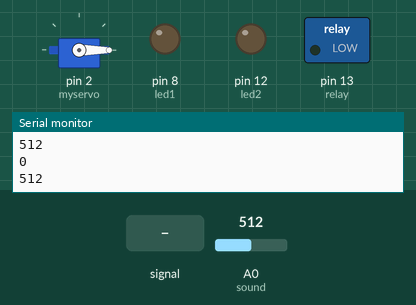
Recording of a sketch running on a simulated Arduino Uno, built with avr-gcc and run on an emulated ATmega328P. On the bench: servo, switched loads named in the sketch (green lamp = pin HIGH), output pins drawn as LEDs (lit = HIGH), the last lines printed to the serial monitor. Inputs (shaded band) come from the test bench; at power-on: A0 (sound) = 512.

Above: at 1.2 s.
1.3 s: A0 (sound) fed a 200 Hz sine of ±81 counts around its level
At 3.1 s:
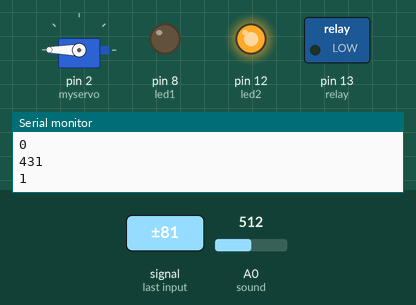
4.3 s: A0 (sound) set to 716
At 5.3 s:
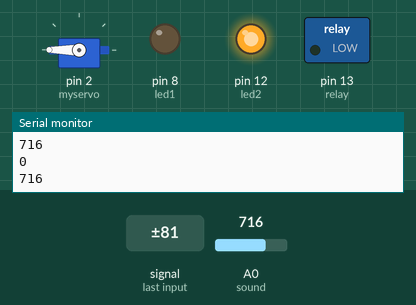
5.8 s: A0 (sound) set to 515
8.0 s: A0 (sound) set to 481
At 9.8 s:
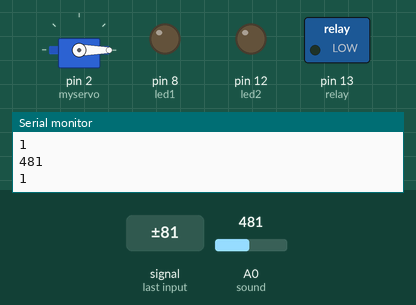
Timing chart, 0 to 12.0 s (numbered marks = the images above; inputs shaded):
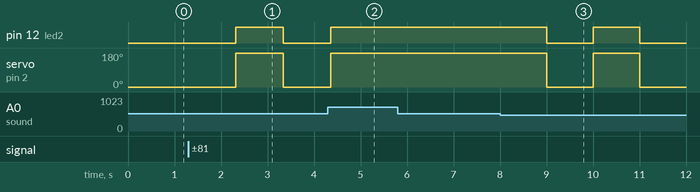

Measured:
- the behaviour switches between 500 and 499 on A0 (sound) (found by bisection; images 2 and 3)
- after the input at 1.3 s, pin 12 (led2): LOW → HIGH after 1.0 s, → LOW 1.0 s later; servo on pin 2 (myservo): 0° → 180° after 1.0 s, → 0° 1.0 s later
- after the input at 4.3 s, pin 12 (led2): goes on until 4.4 s, then stays HIGH; servo on pin 2 (myservo): goes on until 4.4 s, then stays 180°
- after the input at 8.0 s, pin 12 (led2): HIGH → LOW after 1.0 s, → HIGH 1.0 s later, → LOW 1.0 s later; servo on pin 2 (myservo): 180° → 0° after 1.0 s, → 180° 1.0 s later, → 0° 1.0 s later

The sketch:

Project_Keteknikan.ino
```cpp
#include <Servo.h>
Servo myservo;
int pos;

int relay = 13;

const int sound = A0;
byte led1 = 8;
byte led2 = 12;
boolean claps;
int nilaiSound;
byte nilaiClaps = 0;
unsigned long startTime;
boolean statusProgram1 = false;
boolean statusProgram2 = false;

void setup() {
  Serial.begin(9600);

  myservo.attach(2);
  pinMode(led1, OUTPUT);
  pinMode(led2, OUTPUT);
  pinMode(relay, OUTPUT);
//inisiasi
  digitalWrite(led1, LOW);
  digitalWrite(led2, LOW);
  digitalWrite(relay, LOW);
  myservo.write(0);

}

void loop() {
  nilaiSound = analogRead(sound);
  if(nilaiSound < 500){
    claps = true;
  }else{
    claps = false;
  }

  if(claps == true){
    startTime = millis();
    nilaiClaps++;
    delay(500);
  }

  if(nilaiClaps == 1 && millis() - startTime >= 2000){ // 1 kali tepuk
    statusProgram1 = !statusProgram1;
    if(statusProgram1){
      digitalWrite(led1, HIGH);
      digitalWrite(relay, LOW);
      nilaiClaps = 0;
    }else{
      digitalWrite(relay, HIGH);
      digitalWrite(led1, LOW);
      nilaiClaps = 0;
    }

  }
  if(nilaiClaps == 2 && millis() - startTime <= 2000){ // 2 kali tepuk
    statusProgram2 =!statusProgram2;
    if(statusProgram2){
      digitalWrite(led2, HIGH);
      myservo.write(180);
      nilaiClaps = 0;
    }else{
      digitalWrite(led2, LOW);
      myservo.write(0);
      nilaiClaps = 0;
    }
  }
  Serial.println(nilaiSound);
  Serial.println(claps);
}
```
